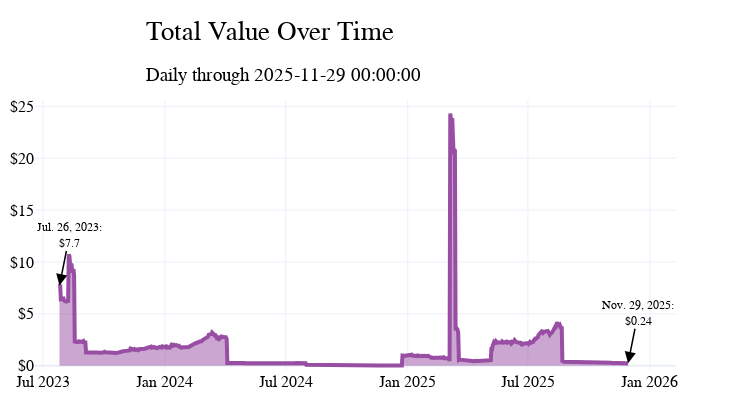

Source (notebook cell):
### Code cell
cm = ChartMaker(shuffle_colors=True)
cm.build(
    df = df_totals[df_totals.index >= '2023-01-01'],
    axes_data=dict(y1=["total_value_usd"]),
    title='composition',
    chart_type={'y1':'area'},
    options = {'margin':dict(t=100),'annotations':True,
                'tickprefix':{'y1':'$'},'auto_title':False,
                'show_legend':False,'legend_placement':{'x':0.01,'y':1.05}},
)
cm.add_title(
    title='Total Value Over Time',
    subtitle=f'Daily through {df_totals.index.max()}',
    x=0.2,
    y=0.9
)
cm.add_annotations()
cm.show_fig()
cm.save_fig(save_directory='../img')

### Figure 1 — Plotly figure (JSON) as saved in the notebook; plotly's stock layout.template omitted (floating-point values rounded to 4 significant figures; data arrays with more than 128 entries replaced by an {"elided": "..."} marker saying what was removed)
{"data": [{"line": {"color": "#984ea3", "width": 4}, "mode": "lines", "name": "TOTAL VALUE USD ($0.24)     ", "showlegend": false, "stackgroup": "one", "type": "scatter", "x": {"elided": "858 str values"}, "xaxis": "x", "y": {"elided": "858 float values"}, "yaxis": "y"}], "layout": {"annotations": [{"arrowcolor": "black", "arrowhead": 2, "arrowsize": 1.5, "arrowwidth": 1.5, "ax": 10, "ay": -50, "font": {"color": "black", "family": "Cardo", "size": 12}, "showarrow": true, "text": "Nov. 29, 2025:<br>$0.24", "x": "2025-11-29T00:00:00", "xref": "x", "y": 0.2426, "yref": "y"}, {"arrowcolor": "black", "arrowhead": 2, "arrowsize": 1.5, "arrowwidth": 1.5, "ax": 10, "ay": -50, "font": {"color": "black", "family": "Cardo", "size": 12}, "showarrow": true, "text": "Jul. 26, 2023:<br>$7.7", "x": "2023-07-26T00:00:00", "xref": "x", "y": 7.735, "yref": "y"}], "autosize": true, "barmode": "stack", "font": {"color": "black", "family": "Cardo", "size": 16}, "height": 400, "hovermode": "x unified", "legend": {"bgcolor": "rgba(0,0,0,0)", "bordercolor": "rgba(0,0,0,0)", "borderwidth": 1, "font": {"color": "black", "family": "Cardo", "size": 12}, "orientation": "v", "traceorder": "normal", "x": 0.01, "xanchor": "left", "y": 1.05, "yanchor": "top"}, "margin": {"b": 10, "l": 10, "r": 10, "t": 100}, "title": {"font": {"color": "black", "family": "Cardo", "size": 27}, "text": "<span style='color: black; font-weight: normal;'>Total Value Over Time</span><br><sub style='font-size: 18px; color: black; font-weight: normal;'>Daily through 2025-11-29 00:00:00</sub>", "x": 0.2, "xanchor": "left", "y": 0.9, "yanchor": "top"}, "width": 730, "xaxis": {"anchor": "y", "domain": [0, 0.94], "tickfont": {"color": "black"}, "tickmode": "auto"}, "xaxis2": {"overlaying": "x", "side": "top", "tickfont": {"color": "black"}, "tickmode": "auto"}, "yaxis": {"anchor": "x", "color": "black", "domain": [0, 1], "showticklabels": true, "tickfont": {"color": "black"}, "tickprefix": "$"}, "yaxis2": {"anchor": "x", "color": "black", "overlaying": "y", "side": "right", "tickfont": {"color": "black"}}}}
